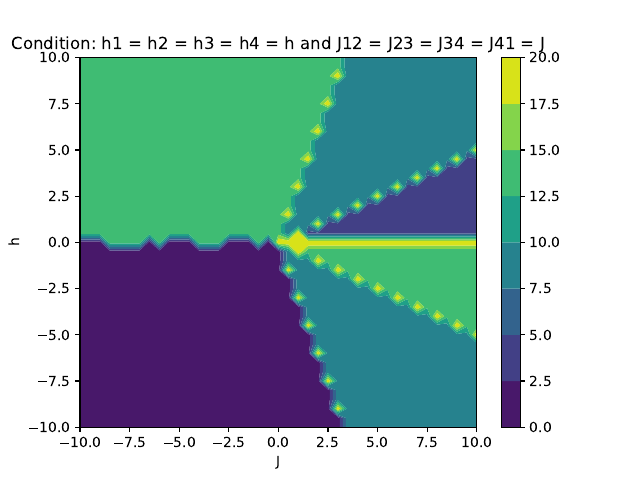

Python code for this plot:
import numpy as np
import pandas as pd
import matplotlib.pyplot as plt
import math

# Pauli matrices and identity

s1 = np.matrix([[0,1],[1,0]])
s2 = np.matrix([[0,-1j],[1j,0]])
s3 = np.matrix([[1,0],[0,-1]])
I = np.matrix([[1, 0],[0,1]])

# tensor product

s1_I_I_I = np.kron(np.kron(np.kron(s1, I), I), I)
I_s1_I_I = np.kron(np.kron(np.kron(I, s1), I), I)
I_I_s1_I = np.kron(np.kron(np.kron(I, I), s1), I)
I_I_I_s1 = np.kron(np.kron(np.kron(I, I), I), s1)

s3_I_I_I = np.kron(np.kron(np.kron(s3, I), I), I)
I_s3_I_I = np.kron(np.kron(np.kron(I, s3), I), I)
I_I_s3_I = np.kron(np.kron(np.kron(I, I), s3), I)
I_I_I_s3 = np.kron(np.kron(np.kron(I, I), I), s3)

s3_s3_I_I = np.kron(np.kron(np.kron(s3, s3), I), I)
s3_I_s3_I = np.kron(np.kron(np.kron(s3, I), s3), I)
s3_I_I_s3 = np.kron(np.kron(np.kron(s3, I), I), s3)
I_s3_s3_I = np.kron(np.kron(np.kron(I, s3), s3), I)
I_s3_I_s3 = np.kron(np.kron(np.kron(I, s3), I), s3)
I_I_s3_s3 = np.kron(np.kron(np.kron(I, I), s3), s3)

zeta = np.matrix([[1, 0, 0, 0, 0, 0, 0, 0, 0, 0, 0, 0, 0, 0, 0, 0], 
                  [0, 5, 0, 0, 0, 0, 0, 0, 0, 0, 0, 0, 0, 0, 0, 0],
                  [0, 0, 10, 0, 0, 0, 0, 0, 0, 0, 0, 0, 0, 0, 0, 0],
                  [0, 0, 0, 50, 0, 0, 0, 0, 0, 0, 0, 0, 0, 0, 0, 0],
                  [0, 0, 0, 0, 100, 0, 0, 0, 0, 0, 0, 0, 0, 0, 0, 0], 
                  [0, 0, 0, 0, 0, 500, 0, 0, 0, 0, 0, 0, 0, 0, 0, 0],
                  [0, 0, 0, 0, 0, 0, 1000, 0, 0, 0, 0, 0, 0, 0, 0, 0],
                  [0, 0, 0, 0, 0, 0, 0, 5000, 0, 0, 0, 0, 0, 0, 0, 0],
                  [0, 0, 0, 0, 0, 0, 0, 0, 10000, 0, 0, 0, 0, 0, 0, 0],
                  [0, 0, 0, 0, 0, 0, 0, 0, 0, 50000, 0, 0, 0, 0, 0, 0],
                  [0, 0, 0, 0, 0, 0, 0, 0, 0, 0, 100000, 0, 0, 0, 0, 0],
                  [0, 0, 0, 0, 0, 0, 0, 0, 0, 0, 0, 500000, 0, 0, 0, 0],
                  [0, 0, 0, 0, 0, 0, 0, 0, 0, 0, 0, 0, 1000000, 0, 0, 0],
                  [0, 0, 0, 0, 0, 0, 0, 0, 0, 0, 0, 0, 0, 5000000, 0, 0],
                  [0, 0, 0, 0, 0, 0, 0, 0, 0, 0, 0, 0, 0, 0, 10000000, 0],
                  [0, 0, 0, 0, 0, 0, 0, 0, 0, 0, 0, 0, 0, 0, 0, 5000000]])

def round_half_up(n, decimals=0):
    multiplier = 10 ** decimals
    return math.floor(n*multiplier + 0.5) / multiplier

# objective function parameters

def coupling_strengths(t):
    return t

def biases(t):
    return t

# QPU anneal parameters

data = pd.read_excel(r'.\Advantage_system6_2_annealing_schedule.xlsx')
A = np.array(data['A(s) (GHz)'])
B = np.array(data['B(s) (GHz)'])
s = np.array(data['s'])

# hamiltonians

h0 = (s1_I_I_I + I_s1_I_I + I_I_s1_I + I_I_I_s1)

def hf(h, J):
    return (biases(h) * s3_I_I_I + 2 * biases(h) * I_s3_I_I + 3 * biases(h) * I_I_s3_I + 4 * biases(h) * I_I_I_s3) + (coupling_strengths(J) * s3_s3_I_I + coupling_strengths(J) * s3_I_s3_I + coupling_strengths(J) * s3_I_I_s3 + coupling_strengths(J) * I_s3_s3_I + coupling_strengths(J) * I_s3_I_s3 + coupling_strengths(J) * I_I_s3_s3)

def H(t, h, J):
    return - A.item(t) / 2 * h0 + B.item(t) / 2 * hf(h, J)
    
# eigenvalues and eigenvectors

def ground_state(h, J):
    for i in range (0, len(s)):
        EigValues, EigVectors = np.linalg.eig(H(i, h, J))
        permute = EigValues.argsort()
        EigValues = EigValues[permute]
        EigVectors = EigVectors[:,permute]
        
    EigVectors = np.real(EigVectors)
    for i in range(0, 16):
        EigVectors[:,0][i] = round_half_up(EigVectors[:,0][i], 1)
    pippo = round_half_up(np.linalg.norm(zeta * EigVectors[:,0]))
    
    if pippo == 1.0:
        return 1
    elif pippo == 5.0:
        return 2
    elif pippo == 10.0:
        return 3
    elif pippo == 50.0:
        return 4
    elif pippo == 100.0:
        return 5
    elif pippo == 500.0:
        return 6
    elif pippo == 1000.0:
        return 7
    elif pippo == 5000.0:
        return 8
    elif pippo == 10000.0:
        return 9
    elif pippo == 50000.0:
        return 10
    elif pippo == 100000.0:
        return 11
    elif pippo == 500000.0:
        return 12
    elif pippo == 1000000.0:
        return 13
    elif pippo == 5000000.0:
        return 14
    elif pippo == 10000000.0:
        return 15
    elif pippo == 50000000.0:
        return 16
    else:
        return 20

z = []

for h in np.arange(-10, 10.5, 0.5):
    z.append([])
    for J in np.arange(-10, 10.5, 0.5):
         z[-1].append(ground_state(h,J))

xlist = np.linspace(-10, 10, 41)
ylist = np.linspace(-10, 10, 41)
X, Y = np.meshgrid(xlist, ylist)
 
fig, ax = plt.subplots(1,1)
cp = ax.contourf(X, Y, z)

fig.colorbar(cp) # Add a colorbar to a plot

ax.set_title('Condition: h1 = h2 = h3 = h4 = h and J12 = J23 = J34 = J41 = J')

ax.set_xlabel('J')
ax.set_ylabel('h')

plt.savefig('four_plot_hJ.pdf')
plt.savefig('four_plot_hJ.jpg')
plt.show()